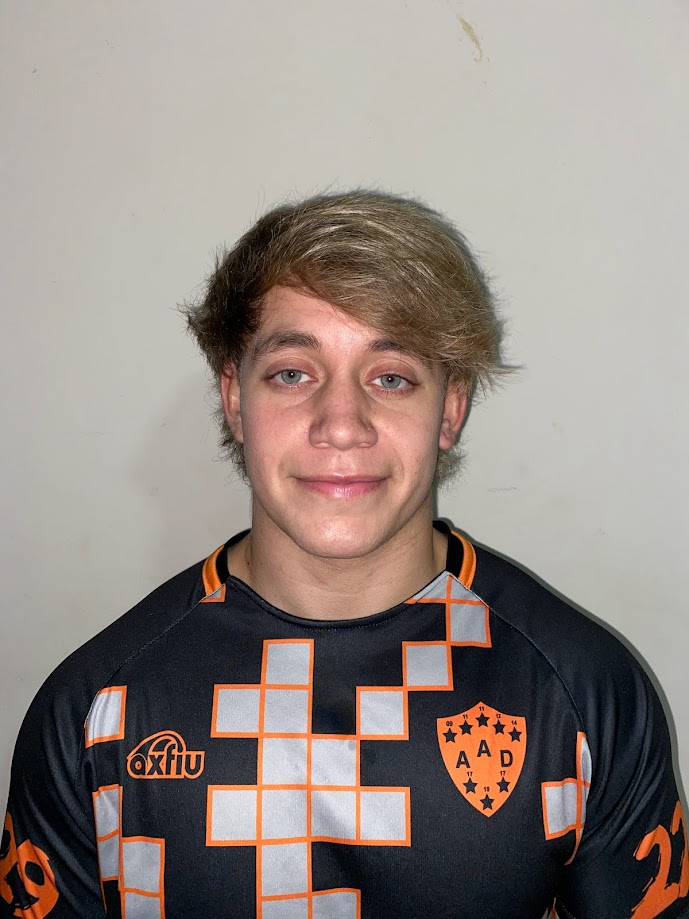
#> input picture 5to año/Procesamiento Digital de Imagenes/Tema 1 - Introduccion al PDI/Practica/practica1/imagen1.jpg, 689 x 919 px, found by its file name
$ jupyter execute --allow-errors Practica_1.ipynb   (text cells are left out)
#> lines starting #> are read from the running program, lines starting #| are printed output that depends on the picture; after the words box and inside, x2 and y2 are one past the last pixel; in counts of white or black regions, pixels touching at a corner belong together; pictures that were not available may be replaced by others from this repository, and a replacement may not be noted
[cell 1]
from google.colab import drive
drive.mount('/content/drive')

from google.colab import output
output.enable_custom_widget_manager()

import os

ruta = '/content/drive/MyDrive/Practica PDI - Santiago Bargas/Practica 1'
os.chdir(ruta)

print("Archivos en la carpeta:")
for f in os.listdir(ruta):
    print(f" ·", f)

[cell 2]
import cv2
import numpy as np
import matplotlib.pyplot as plt

img = cv2.imread('imagen1.jpg')
#> img is the input picture: shape (919, 689, 3); mean B, G, R 129.9, 135.7, 146.6

if img is None:
    print("Error: no se pudo cargar imagen1.jpg")
else:
    print("--- imagen1.jpg ---")
    print("  Dimensiones:", img.shape)
#|   Dimensiones: (919, 689, 3)
    print("  Tipo de dato:", img.dtype)
#|   Tipo de dato: uint8

# Lectura y escritura de un píxel puntual
valor_px = img[20, 20].copy()
#> valor_px = [171, 178, 181]
print(f"Valor original en (20,20): {valor_px}")
#| Valor original en (20,20): [171 178 181]
img[20, 20] = [255, 255, 255]
#> img: shape (919, 689, 3); under 0.01% of pixels changed, all inside (x1, y1, x2, y2) = (20, 20, 21, 21)

# ROI (Region Of Interest)
roi = img[100:400, 100:400].copy()
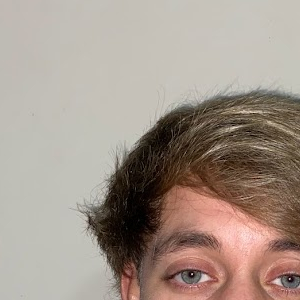
#> roi: shape (300, 300, 3); mean B, G, R 138.6, 149.1, 163.2

# Dibujo de primitivas geométricas
img_draw = img.copy()
cv2.line(img_draw, (0, 0), (img_draw.shape[1], img_draw.shape[0]), (255, 0, 0), 3)
cv2.circle(img_draw, (200, 200), 50, (0, 0, 255), 3)
cv2.rectangle(img_draw, (100, 100), (400, 400), (0, 255, 0), 3)
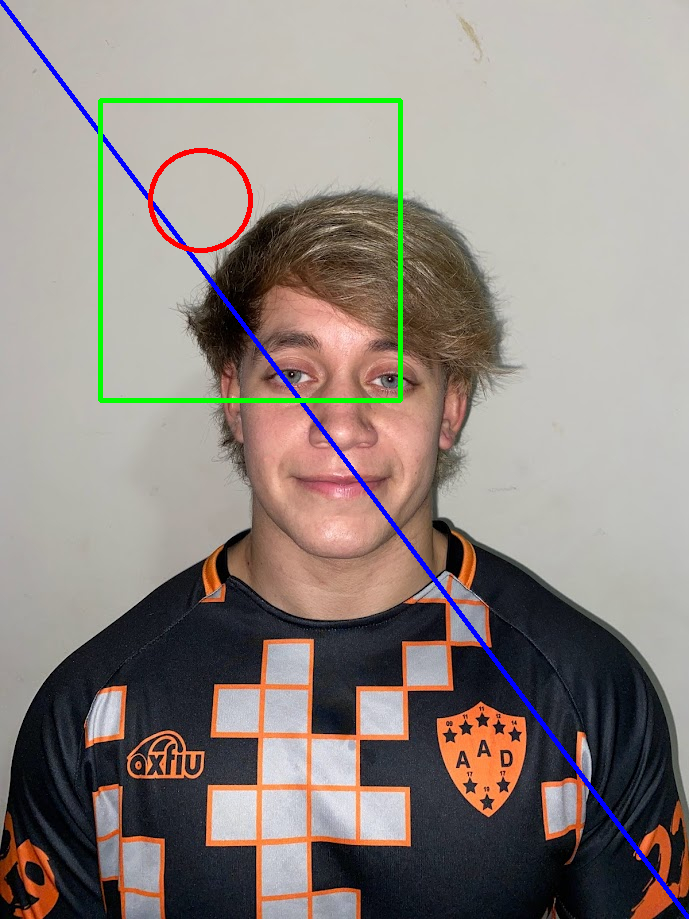
#> img_draw: shape (919, 689, 3); mean B, G, R 129.2, 135.2, 144

plt.figure(figsize=(10, 4))
plt.subplot(1, 2, 1)
plt.imshow(cv2.cvtColor(img_draw, cv2.COLOR_BGR2RGB))
plt.title("imagen1 con dibujos")
plt.axis('off')

plt.subplot(1, 2, 2)
plt.imshow(cv2.cvtColor(roi, cv2.COLOR_BGR2RGB))
plt.title("ROI de imagen1")
plt.axis('off')

plt.tight_layout()
plt.show()
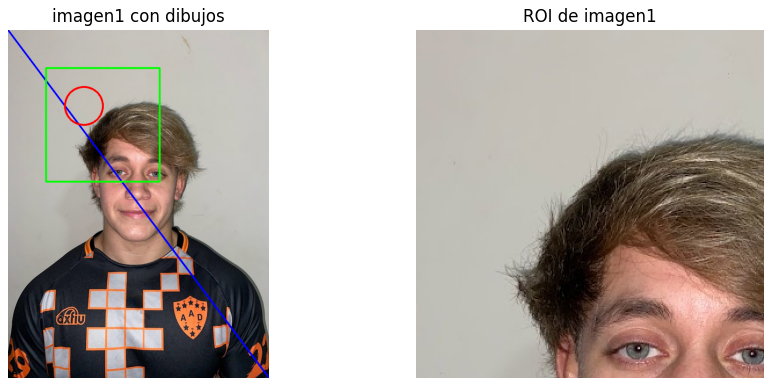
#> figure drawn by matplotlib, 2 panels

cv2.imwrite('resultado_1.png', img_draw)
#> Out = True

[cell 3]
img = cv2.imread('imagen1.jpg')
gray = cv2.cvtColor(img, cv2.COLOR_BGR2GRAY)
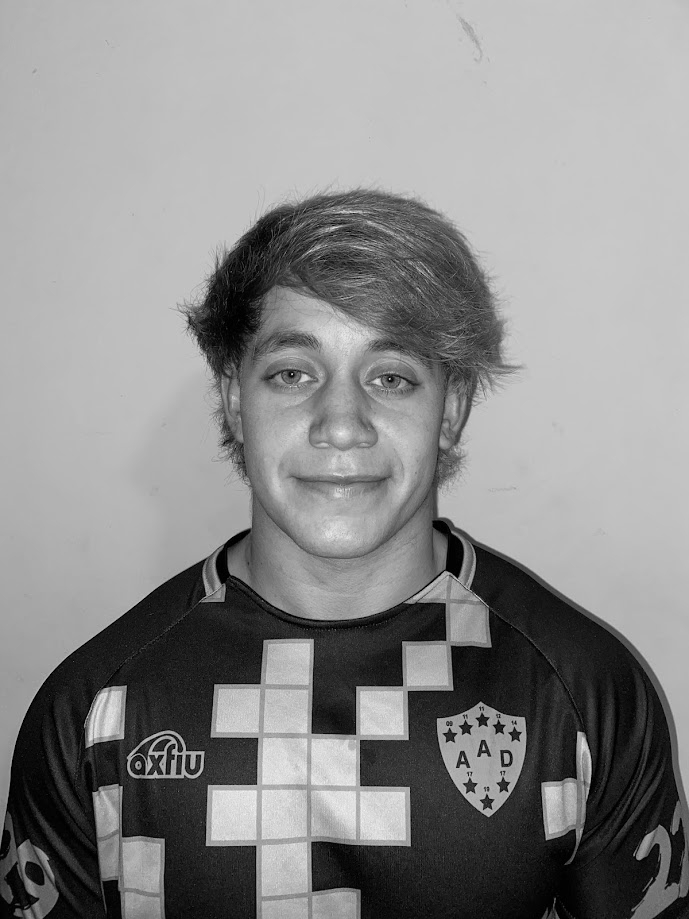
#> gray: shape (919, 689); min 0, max 243, mean 138.3
h, w = gray.shape
#> h = 919; w = 689

puntos = [(10, 10), (h // 2, w // 2), (h - 10, w - 10)]
#> puntos = [(10, 10), (459, 344), (909, 679)]
print("--- Valores de Intensidad ---")
for y, x in puntos:
    print(f"  Punto (y={y}, x={x}): {gray[y, x]}")
#> this loop made 3 passes
#|   Punto (y=10, x=10): 177
#|   Punto (y=459, x=344): 209
#|   Punto (y=909, x=679): 18

# Perfil de intensidad sobre la fila central
fila_idx = h // 2
#> fila_idx = 459
perfil_fila = gray[fila_idx, :]
#> perfil_fila = 689 values, max 209 at index 333, min 15 at index 437, mean 173

# Perfil sobre un segmento diagonal
p0, p1 = (50, 50), (h - 50, w - 50)
#> p0 = (50, 50); p1 = (869, 639)
num_puntos = 200
perfil_x = np.linspace(p0[1], p1[1], num_puntos).astype(int)
#> perfil_x = 200 values from 50 to 639
perfil_y = np.linspace(p0[0], p1[0], num_puntos).astype(int)
intensidad_segmento = gray[perfil_y, perfil_x]
#> intensidad_segmento = 200 values, max 208 at index 100, min 1 at index 63, mean 114.2

plt.figure(figsize=(12, 5))

plt.subplot(1, 2, 1)
plt.plot(perfil_fila)
plt.title(f"Perfil de Intensidad — Fila {fila_idx}")
plt.xlabel("Columna (X)")
plt.ylabel("Intensidad (0–255)")

plt.subplot(1, 2, 2)
plt.plot(intensidad_segmento, color='red')
plt.title("Perfil de Segmento Diagonal")
plt.xlabel("Punto en el segmento")
plt.ylabel("Intensidad")

plt.tight_layout()
plt.show()
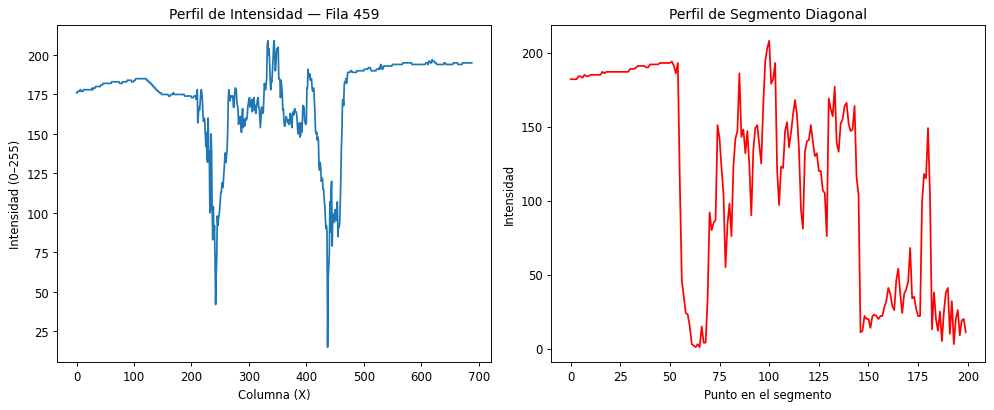
#> figure drawn by matplotlib, 2 panels; panel 1: curve peaks at x = 333, y = 209; panel 2: curve peaks at x = 100, y = 208

# Imagen con las líneas de muestreo marcadas
plt.figure(figsize=(6, 5))
plt.imshow(gray, cmap='gray')
plt.axhline(fila_idx, color='blue', linestyle='--', label='Fila central')
plt.plot([p0[1], p1[1]], [p0[0], p1[0]], color='red', label='Segmento diagonal')
plt.title("Líneas de Perfiles de Intensidad")
plt.legend()
plt.axis('off')
plt.show()
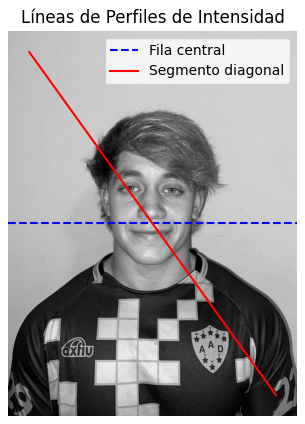
#> figure drawn by matplotlib, 1 panel

[cell 4]
botellas = cv2.imread('botellas.tif', cv2.IMREAD_GRAYSCALE)
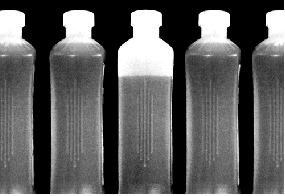
#> input picture 5to año/Procesamiento Digital de Imagenes/ipynb/Practica 1/botellas.jpg, 285 x 196 px, given in place of botellas.tif, which was not available
#> botellas is the input picture: shape (196, 285); min 0, max 255, mean 92.4
#> `plt.show()`:
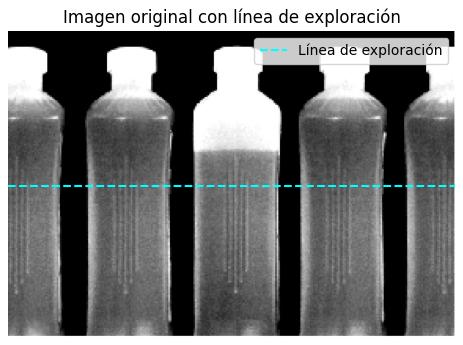
#> figure drawn by matplotlib, 1 panel
#> `plt.show()`:
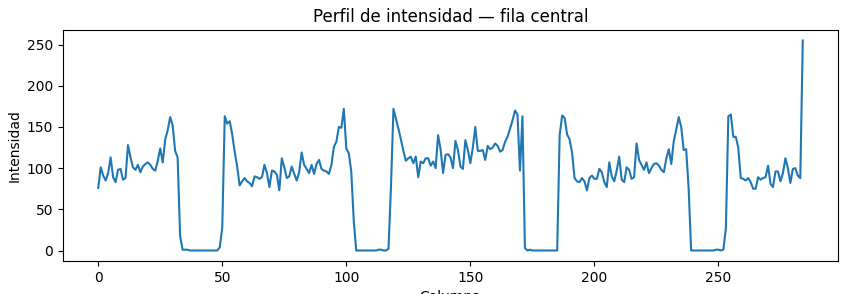
#> figure drawn by matplotlib, 1 panel; curve peaks at x = 284, y = 255
#> `linea = botellas[int(botellas.shape[0] / 2), :]`: linea = 285 values, max 255 at index 284, min 0 at index 37, mean 86.2
#> the loop `for i in range(len(linea)):` made 285 passes
#> after the loop `for i in range(len(linea)):`: flag = False; picos = [0, 37, 49, 104, 113, 115, 117, 173, 174, 175, 186, 239, 249, 251, 252]
#> `picos = np.append(picos, botellas.shape[1])`: picos = [0, 37, 49, 104, 113, 115, 117, 173, 174, 175, 186, 239, 249, 251, 252, 285]
#| Bordes detectados: [  0  37  49 104 113 115 117 173 174 175 186 239 249 251 252 285]
#> `col_central = int((picos[1] - picos[0]) / 2)`: col_central = 18
#> `linea_v = botellas[:, col_central]`: linea_v = 196 values, max 255 at index 13, min 0 at index 0, mean 129.4
#> the loop `for i in range(len(linea_v)):` made 10 passes
#> after the loop `for i in range(len(linea_v)):`: altura = [10]
#> `alt_total = altura[1] - altura[0]`: alt_total = 186
#| Altura de la botella: 186 px (fila 10 a 196)
#> the loop `for i in range(0, 10, 2):` made 5 passes
#> after the loop `for i in range(0, 10, 2):`: llenado = [34, 33, 65]

#> (the rest of this cell did not finish here and is left out)
